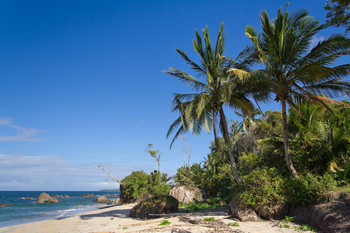
#> input picture openCV-tutorials/images/beach.png, 350 x 233 px
$ python flipping.py --image images/beach.png
#> lines starting #> are read from the running program, lines starting #| are printed output that depends on the picture
import argparse
import cv2 as cv

ap =  argparse.ArgumentParser()
ap.add_argument("-i", "--image", required = True, help = "path to file")
args = vars(ap.parse_args())

image = cv.imread(args["image"])
#> image is the input picture: shape (233, 350, 3); mean B, G, R 136, 110.4, 78.6
cv.imshow("original", image)

flipped = cv.flip(image, 1)
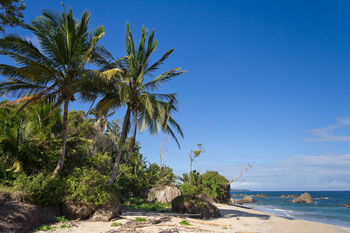
#> flipped: shape (233, 350, 3); mean B, G, R 136, 110.4, 78.6
cv.imshow("flipped horizontaly", image)

cv.waitKey(0)

$ run again, on openCV-tutorials/images/wave.png
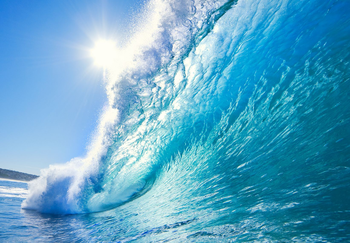
#> input picture openCV-tutorials/images/wave.png, 350 x 243 px
#> image is the input picture: shape (243, 350, 3); mean B, G, R 199.1, 166.5, 93.5
#> `flipped = cv.flip(image, 1)`:
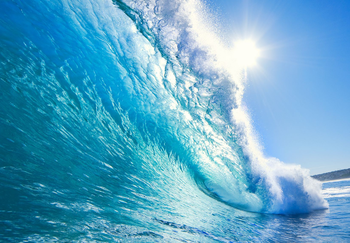
#> flipped: shape (243, 350, 3); mean B, G, R 199.1, 166.5, 93.5
